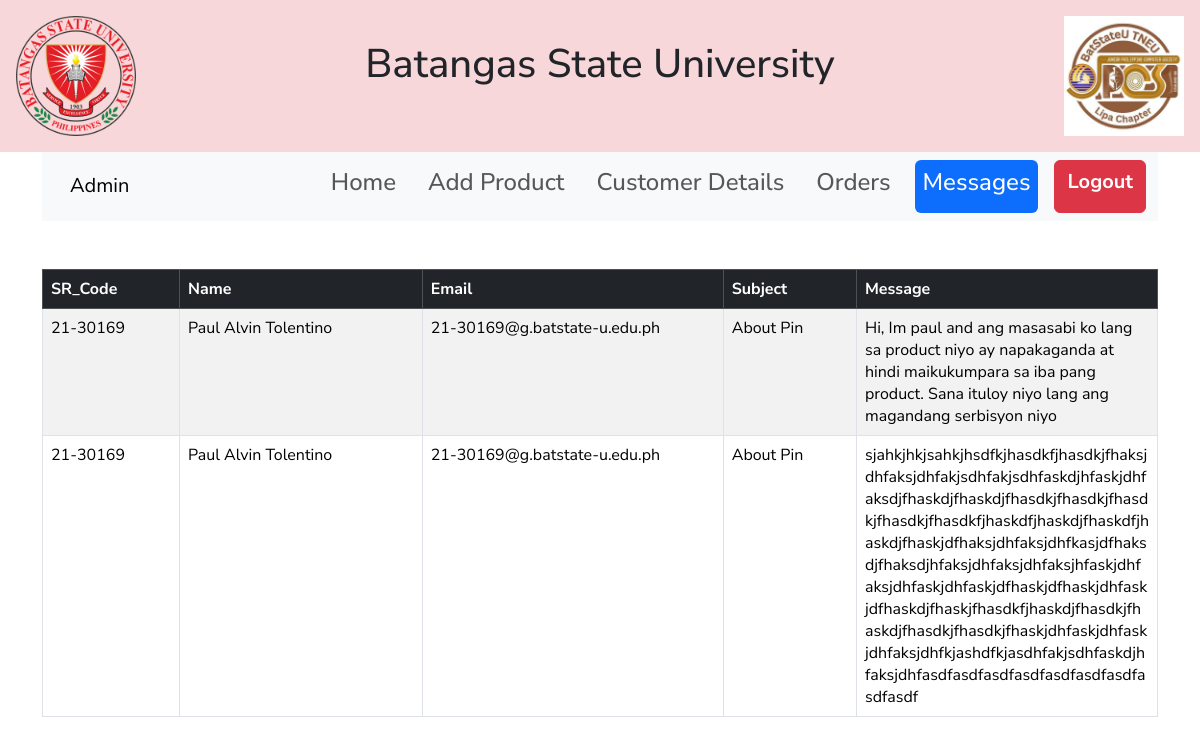
The app's page /admin/contactus.php with its own data.
### tables this page shows
CREATE TABLE `contactus` (
  `ID` int(11) NOT NULL,
  `SR_Code` varchar(100) NOT NULL,
  `subject` varchar(255) NOT NULL,
  `message` longtext NOT NULL
);

CREATE TABLE `student_record` (
  `SR_Code` varchar(100) NOT NULL,
  `pass` varchar(255) NOT NULL,
  `firstname` varchar(255) NOT NULL,
  `lastname` varchar(255) NOT NULL,
  `email` varchar(255) NOT NULL,
  `dept` varchar(255) NOT NULL,
  `prog_sec` varchar(255) NOT NULL,
  `cnum` varchar(100) NOT NULL
);

### admin/contactus.php (the view, shortened to what this page needs)
<?php
include '../includes/header.php';
include '../includes/db.php';
?>
<head>
</head>
<div class="container">
    <div class="row-mt-5">
    <nav class="navbar navbar-expand-lg bg-body-tertiary">
            <div class="container-fluid">
                <a class="navbar-brand ms-3" href="#">Admin</a>
                <div class="collapse navbar-collapse" id="navbarNavAltMarkup">
                    <div class="navbar-nav">
                    <a class="nav-link me-3" href="../admin/admin.php">
                            <h4> Home</h4>
                        </a>
                        <a class="nav-link me-3" href="../admin/addproduct.php">
                            <h4> Add Product</h4>
                        </a>
                        <a class="nav-link me-3" href="../admin/customerDetails.php">
                            <h4> Customer Details</h4>
                        </a>
                        <a class="nav-link me-3" href="../admin/orders.php">
                            <h4> Orders</h4>
                        </a>
                        <a class="nav-link active me-3 btn btn-outline-primary btn-rounded text-wrap"
                            style="color:white ;" aria-current="page" href="../admin/contactus.php">
                            <h4>Messages</h4>
                        </a>
                        <a href="loginadmin.php" class="btn btn-danger fs-5 fw-bold">Logout</a>
                    </div>
                </div>
            </div>
        </nav>
    <table class="table table-striped table-bordered table-hover mt-5">
            <thead class="table-dark">
                <tr>
                    <th scope="col">SR_Code</th>
                    <th scope="col">Name</th>
                    <th scope="col">Email</th>
                    <th scope="col">Subject</th>
                    <th scope="col">Message</th>
                </tr>
            </thead>
            <tbody>
            <?php
            $mail = "SELECT * FROM contactus";
            $selectmail = mysqli_query($conn,$mail);
            if(mysqli_num_rows($selectmail)>0){
                while($row_mail = mysqli_fetch_assoc($selectmail)){
                    $srcode = $row_mail['SR_Code'];
                    $subject = $row_mail['subject'];
                    $message = $row_mail['message'];
                    $student = "SELECT firstname,lastname,email FROM student_record WHERE SR_Code = '$srcode'";
                    $select_student = mysqli_query($conn,$student);
                    if(mysqli_num_rows($select_student)>0){
                        while($row = mysqli_fetch_assoc($select_student)){
                            $firstname = $row['firstname'];
                            $lastname = $row['lastname'];
                            $email = $row['email'];
                        ?>
                        <tr>
                            <td><?php echo"$srcode"?></td>
                            <td><?php echo"$firstname"?> <?php echo"$lastname"?></td>
                            <td><?php echo"$email"?></td>
                            <td><?php echo"$subject"?></td>
                            <td><?php echo "$message"?></td>
                        </tr>
                        <?php
                        }
                    }
                }
            }
            ?>
            </tbody>
    </table>
    </div>
</div>

### admin/contactus.php (style rules this page uses)
.table-striped tbody tr td { max-width: 200px; word-wrap: break-word; }

### records on screen
contactus: SR_Code "21-30169", subject "About Pin", message "Hi, Im paul and ang masasabi ko lang sa product niyo ay napakaganda at hindi maikukumpara sa iba pang product. Sana ituloy niyo lang ang magandang serbisyon niyo"
student_record: firstname "Paul Alvin", lastname "Tolentino", email "21-30169@g.batstate-u.edu.ph"
contactus: SR_Code "21-30169", subject "About Pin", message "sjahkjhkjsahkjhsdfkjhasdkfjhasdkjfhaksjdhfaksjdhfakjsdhfakjsdhfaskdjhfaskjdhfaksdjfhaskdjfhaskdjfhasdkjfhasdkjfhasdkjfhasdkjfhasdkfjhaskdfjhaskdjfhaskdfjhaskdjfhaskjdfhaksjdhfaksjdhfkasjdfhaksdjfhaksdjhfaksjdhfaksjdhfaksjhfaskjdhfaksjdhfaskjdhfaskjdfhaskjdfhaskjdhfaskjdfhaskdjfhaskjfhasdkfjhaskdjfhasdkjfhaskdjfhasdkjfhasdkjfhaskjdhfaskjdhfaskjdhfaksjdhfkjashdfkjasdhfakjsdhfaskdjhfaksjdhfasdfasdfasdfasdfasdfasdfasdfasdfasdf"
